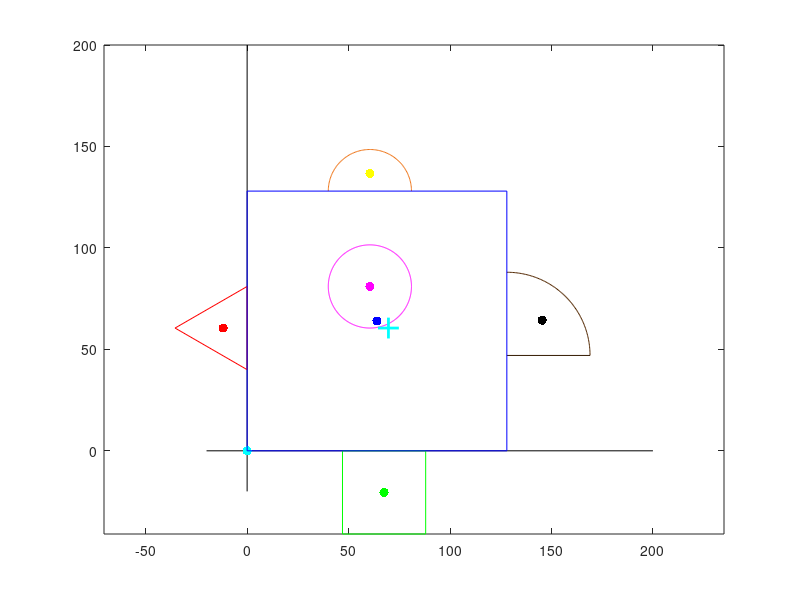

MATLAB code to generate this figure:
%Clear Command Window
clc; 
%Clears Workspace
clear all; 
%Clears Figure Window
clf; 

% create axes (X-Axis ans Y-Axis)
plot([-20 200] , [0 0] , 'k');
hold on;
plot([0 0] , [-20 200] , 'k');
hold on;
axis equal;
% Assuming the Centroid of the whole system to be the origin
Assumed_Centroid = [0 0];
plot(Assumed_Centroid(1) , Assumed_Centroid(2) , 'c.', 'MarkerSize', 20);
hold on;

% Plot the Small Square (A)
% x = [x1 x2 x3 x4 x1]
x = [47 88 88 47 47]; 
y = [0 0 -41 -41 0]; 
plot(x,y,'g');
hold on;
% Marking the Centroid of the Small Square
A = [67.5 -20.5];
plot(A(1) , A(2) , 'g.', 'MarkerSize', 20);
hold on;

% Plot the Quarter Circle (B)
R = 41 ; 
B = [128 47] ; 
% angle 
theeta = 90:-1:0 ; 
% points of circle 
xc = B(1)+R*cosd(theeta) ; 
yc = B(2)+R*sind(theeta) ;
%Plot curve of Quarter Circle
plot(xc,yc, 'Color','#522701');
% plot line of Quarter Circle ([x1 x2] , [y1 y2]) 
plot([128 169], [47 47], 'Color','#331900');
hold on;
% Marking the Centroid of the Quarter circle
B = [145.4098 64.4098];
plot(B(1) , B(2) , 'k.', 'MarkerSize', 20);
hold on;

% Plot the Semi Circle (C)
theeta = linspace(0, pi, 100);
R = 20.5;  
x = R*cos(theeta) + 60.50;
y = R*sin(theeta) + 128;
plot(x,y,'Color','#EE771C'); 
% Marking the Centroid of the Semi Circle
D = [60.5 136.7049];
plot(D(1) , D(2) , 'y.', 'MarkerSize', 20);
hold on;

% Plot the Triangle (D)
D1 = plot([0 -35.5070], [40 60.5], 'Color', 'r');
hold on;
D2 = plot([-35.5070 0], [60.5 81], 'Color', 'r');
hold on;
D3 = plot([0 0], [81 40], 'Color', 'r');
hold on;
% Marking the Centroid of the triangle
D = [-11.8357 60.5];
plot(D(1) , D(2) , 'r.', 'MarkerSize', 20);
hold on;

% Plot the circle (E)
x = 60.5;
y = 81;
radius = 20.5;
Theeta=0:0.01:2*pi; 
xt=radius*cos(Theeta);
yt=radius*sin(Theeta);
plot(x+xt, y+yt,'m');
% Marking the Centroid of the circle
E = [60.5 81];
plot(E(1) , E(2) ,'m.', 'MarkerSize', 20);
hold on;

% Plot the big Square (F)
F1 = plot([0 0],[128 0], 'b');
hold on;
F2 = plot([128 0],[128 128], 'b');
hold on;
F3 = plot([128 128],[0 128], 'b');
hold on;
F4 = plot([0 128],[0 0], 'b');
axis equal;
hold on;
% Marking the Centroid of the Big Square
Centroid = [64 64];
plot(Centroid(1) , Centroid(2) , 'b.', 'MarkerSize', 20);
hold on;

% Centroid of the Whole figure
Centroid = [69.6495  60.5028];
plot(Centroid(1) , Centroid(2) ,'c+', 'MarkerSize', 15,'LineWidth',2);
hold on;
